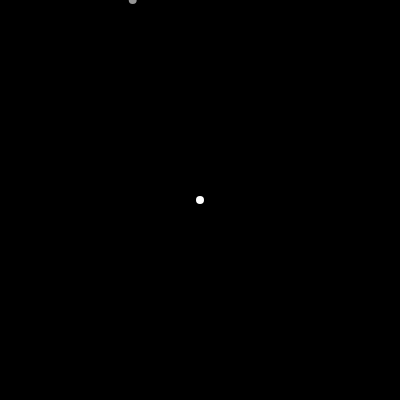
Frame 1 (no input)
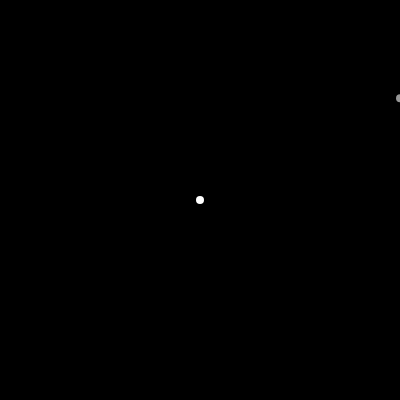
Frame 60 (no input)
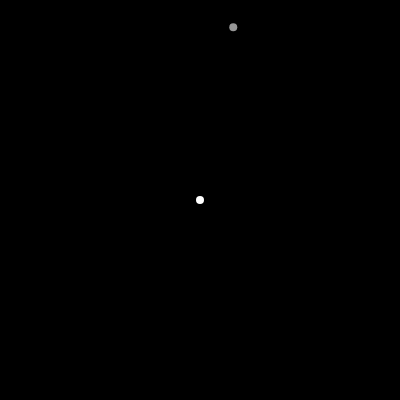
Frame 120 (the mouse pressed at the canvas centre since frame 60)

The p5.js sketch that drew these frames (run headless with seeded random() and noise() and a simulated clock; from frame 60 on, the mouse is pressed at the canvas centre):

// p5.js sketch
// ── sketch.js
// move walker randomly
// if walker leaves canvas -> respawn walker on edge
// if walker touches tree -> add to tree, respawn
// draw



const tree = [];
const radius = 8;


function setup() {
  createCanvas(400, 400);
  tree[0] = createVector(width / 2, height / 2); // point in the middle of the window
  walker = spawnWalkerOnEdge();
}

function draw() {
  background(0);

  for (let i = 0; i < tree.length; i++) {
    strokeWeight(radius);
    stroke(255);
    point(tree[i].x, tree[i].y);
  }
  stroke(150);
  moveWalker();
  point(walker.x, walker.y);
  // console.log("Hello!");
}


function spawnWalkerOnEdge() {
  // left: x = 0, y = random
  // right: x = width, y = random
  // top: x = random, y = 0
  // bottom: x = random, y = height
  const edges = ["left", "right", "top", "bottom"];
  let chosenEdge = random(edges);
  let x;
  let y;
  if (chosenEdge == "left") {
    x = 0;
    y = random(0, height);
  }
  else if (chosenEdge == "right") {
    x = width
    y = random(0, height);

  }
  else if (chosenEdge == "top") {
    x = random(0, width);
    y = 0;
  }
  else {
    x = random(0, width);
    y = height;
  }
  return createVector(x, y);
}

function moveWalker() {
  const vel = 100;
  let dx = random(-vel, vel);
  let dy = random(-vel, vel);

  walker.x += dx;
  walker.y += dy;

  walker.x = constrain(walker.x, 0, width);
  walker.y = constrain(walker.y, 0, height);
}
function checkSticking() {
  let distance;

  for (let i = 0; i < tree.length; i++) {

    distance = dist(walker.x, walker.y, tree[i].x, tree[i].y);

    if (distance < radius * 2) {
      // stop walker in its tracks
      tree.push(walker);
      // spawn new walker
      walker = spawnWalkerOnEdge();
      return true;
    }

    return false;

  }

}
